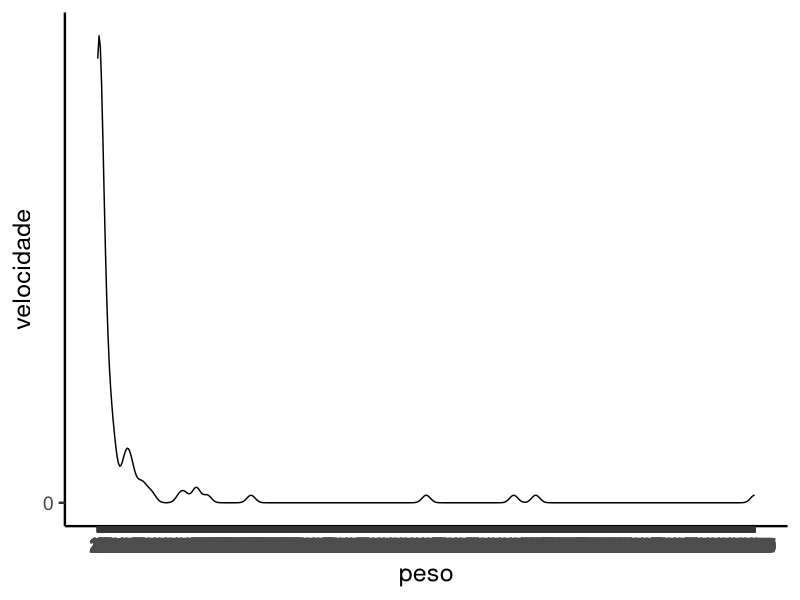

The R source for this figure:
## ---- chunk 1
knitr::opts_chunk$set(echo = TRUE)
if(!require("quantreg")) install.packages("quantreg")
## ---- chunk 2
data("Mammals")
library(ggplot2)
 ggplot(Mammals, aes(x = weight, fill = speed, vp.width = 0.2, 
                                vp.height = 0.2)) +
  geom_density(alpha = .5) +
  theme_classic(base_size = 18) +
  scale_x_continuous(breaks = seq(from = 00,to = 6000,by = 1), limits = c(00,6000)) +
  scale_y_continuous(breaks = seq(from = 0,to = 110,by = 1)) +
  xlab("peso") + 
  ylab("velocidade")

## ---- chunk 3
data("Mammals")

max(Mammals$speed)

## ---- chunk 4
Mammals[Mammals$speed == max(Mammals$speed),"weight"]
## ---- chunk 5
Mammals[Mammals$weight == max(Mammals$weight),"speed"]
## ---- chunk 6
data("Mammals")
is.na(Mammals$speed)
## ---- chunk 7
Mammals[Mammals$specials == TRUE,"speed"]-> a
min(a)
## ---- chunk 8

nrow(Mammals[Mammals$specials==TRUE,])
## ---- chunk 9
sum(Mammals[Mammals$specials == TRUE,"speed"])/10

## ---- chunk 10
Mammals[Mammals$weight == 85,]

## ---- chunk 11
teste <- Mammals
teste$weight[teste$weight == 85] <- NA
is.na(teste$weight)
teste$weight
